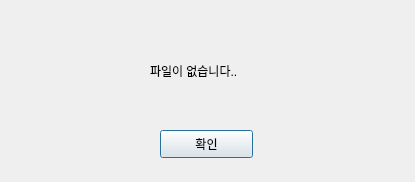
<?xml version="1.0" encoding="UTF-8"?>
<ui version="4.0">
 <class>Dialog</class>
 <widget class="QDialog" name="Dialog">
  <property name="geometry">
   <rect>
    <x>0</x>
    <y>0</y>
    <width>415</width>
    <height>182</height>
   </rect>
  </property>
  <property name="windowTitle">
   <string>Dialog</string>
  </property>
  <widget class="QPushButton" name="error3_Button">
   <property name="geometry">
    <rect>
     <x>160</x>
     <y>130</y>
     <width>93</width>
     <height>28</height>
    </rect>
   </property>
   <property name="text">
    <string>확인</string>
   </property>
  </widget>
  <widget class="QLabel" name="label">
   <property name="geometry">
    <rect>
     <x>150</x>
     <y>50</y>
     <width>291</width>
     <height>41</height>
    </rect>
   </property>
   <property name="text">
    <string>파일이 없습니다..</string>
   </property>
  </widget>
 </widget>
 <resources/>
 <connections/>
</ui>
